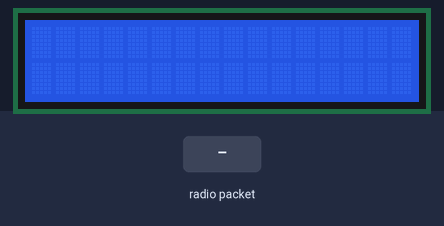
Simulated run of this sketch. Board: Arduino Uno, built with avr-gcc and run on an emulated ATmega328P. On the bench: 16×2 character LCD. The inputs (shaded band) are chosen by the test bench. No radio packets arrive unless stated; what the sketch prints to the serial monitor is not drawn.

Above: at 1.2 s.
1.3 s: radio packet "1" arrives
At 2.1 s:
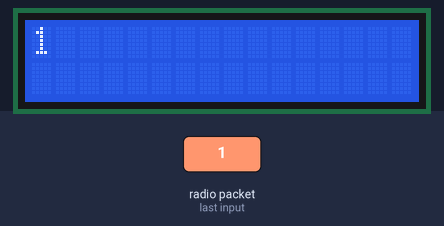
2.8 s: radio packet "0" arrives
At 3.2 s:
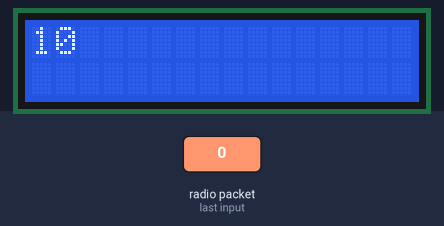
Timing chart, 0 to 5.8 s (numbered marks = the images above; inputs shaded):
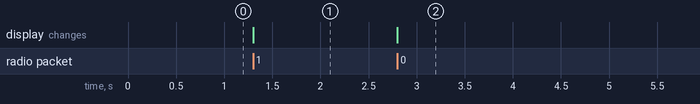

Measured:
- after the input at 1.3 s, the display: changes at once (image 1)
- after the input at 2.8 s, the display: changes at once (image 2)

The sketch:

LoRa_Receiver.ino
```cpp
#include <SPI.h>
#include <LoRa.h>
#include <LiquidCrystal.h>

const int rs = 8, en = 7, d4 = 6, d5 = 5, d6 = 4, d7 = 3; //Mention the pin number for LCD connection

LiquidCrystal lcd(rs, en, d4, d5, d6, d7);//Initialize LCD method

void setup() {
  Serial.begin(9600);
  lcd.begin(16, 2);
  while (!Serial);
  Serial.println("LoRa Receiver");
  if (!LoRa.begin(433E6)) {
    Serial.println("Starting LoRa failed!");
    while (1);
  }
}

void loop() {
  // try to parse packet
  int packetSize = LoRa.parsePacket();

  if (packetSize) {
    // received a paket
    Serial.print("Received packet '");

    // read packet
    while (LoRa.available()) {
      char incoming = (char)LoRa.read();
      if (incoming == 'c')
      {
        lcd.setCursor(0, 1);
      }
      else
      {
        lcd.print(incoming);
        Serial.print(incoming);
      }
    }
 }
}
```
